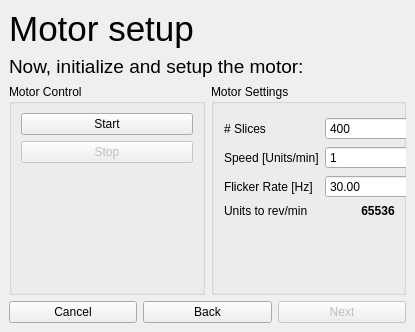
<?xml version="1.0" encoding="UTF-8"?>
<ui version="4.0">
 <class>StackedWidget</class>
 <widget class="QStackedWidget" name="StackedWidget">
  <property name="geometry">
   <rect>
    <x>0</x>
    <y>0</y>
    <width>415</width>
    <height>332</height>
   </rect>
  </property>
  <property name="windowTitle">
   <string>Volvux Welcome Wizard</string>
  </property>
  <property name="currentIndex">
   <number>1</number>
  </property>
  <widget class="QWidget" name="pageProjector">
   <layout class="QGridLayout" name="gridLayout">
    <item row="0" column="0">
     <layout class="QVBoxLayout" name="verticalLayout_4">
      <item>
       <layout class="QVBoxLayout" name="verticalLayout_3">
        <item>
         <layout class="QHBoxLayout" name="horizontalLayout_3">
          <item>
           <widget class="QLabel" name="projectorTitleLabel">
            <property name="font">
             <font>
              <pointsize>26</pointsize>
             </font>
            </property>
            <property name="layoutDirection">
             <enum>Qt::LeftToRight</enum>
            </property>
            <property name="midLineWidth">
             <number>0</number>
            </property>
            <property name="text">
             <string>Projector setup</string>
            </property>
            <property name="textFormat">
             <enum>Qt::AutoText</enum>
            </property>
            <property name="alignment">
             <set>Qt::AlignCenter</set>
            </property>
           </widget>
          </item>
          <item>
           <spacer name="horizontalSpacer_2">
            <property name="orientation">
             <enum>Qt::Horizontal</enum>
            </property>
            <property name="sizeHint" stdset="0">
             <size>
              <width>40</width>
              <height>20</height>
             </size>
            </property>
           </spacer>
          </item>
         </layout>
        </item>
        <item>
         <widget class="QLabel" name="projectInstructionsLabel">
          <property name="font">
           <font>
            <pointsize>14</pointsize>
           </font>
          </property>
          <property name="text">
           <string>First, initialize and setup the projector:</string>
          </property>
         </widget>
        </item>
       </layout>
      </item>
      <item>
       <layout class="QVBoxLayout" name="verticalLayout_2">
        <item>
         <layout class="QHBoxLayout" name="horizontalLayout">
          <item>
           <widget class="QGroupBox" name="projectorControlGroupbox">
            <property name="title">
             <string>Projector Control</string>
            </property>
            <layout class="QVBoxLayout" name="verticalLayout">
             <item>
              <widget class="QPushButton" name="pushButtonProjectorInitialize">
               <property name="text">
                <string>Initialize projector</string>
               </property>
              </widget>
             </item>
             <item>
              <widget class="QPushButton" name="pushButtonProjectorRelease">
               <property name="enabled">
                <bool>false</bool>
               </property>
               <property name="text">
                <string>Release projector</string>
               </property>
              </widget>
             </item>
             <item>
              <spacer name="verticalSpacer">
               <property name="orientation">
                <enum>Qt::Vertical</enum>
               </property>
               <property name="sizeHint" stdset="0">
                <size>
                 <width>28</width>
                 <height>53</height>
                </size>
               </property>
              </spacer>
             </item>
            </layout>
           </widget>
          </item>
          <item>
           <widget class="QGroupBox" name="projectorSettingsGroupbox">
            <property name="toolTip">
             <string>&lt;html&gt;&lt;head/&gt;&lt;body&gt;&lt;p&gt;&lt;br/&gt;&lt;/p&gt;&lt;/body&gt;&lt;/html&gt;</string>
            </property>
            <property name="title">
             <string>Projector Settings</string>
            </property>
            <layout class="QFormLayout" name="formLayout">
             <item row="0" column="0">
              <widget class="QLabel" name="labelNumSlicesProjector">
               <property name="enabled">
                <bool>false</bool>
               </property>
               <property name="text">
                <string># Slices</string>
               </property>
              </widget>
             </item>
             <item row="0" column="1">
              <widget class="QSpinBox" name="spinBoxProjectorNSlices">
               <property name="enabled">
                <bool>false</bool>
               </property>
               <property name="minimum">
                <number>1</number>
               </property>
               <property name="maximum">
                <number>500</number>
               </property>
               <property name="value">
                <number>400</number>
               </property>
              </widget>
             </item>
             <item row="1" column="0">
              <widget class="QLabel" name="labelLEDCurrent">
               <property name="enabled">
                <bool>false</bool>
               </property>
               <property name="text">
                <string>LED current [mA]</string>
               </property>
              </widget>
             </item>
             <item row="1" column="1">
              <widget class="QSpinBox" name="spinBoxProjectorLEDcurrent">
               <property name="enabled">
                <bool>false</bool>
               </property>
               <property name="maximum">
                <number>15000</number>
               </property>
               <property name="singleStep">
                <number>100</number>
               </property>
               <property name="value">
                <number>2000</number>
               </property>
              </widget>
             </item>
             <item row="2" column="0">
              <widget class="QLabel" name="labelLEDpercentage">
               <property name="enabled">
                <bool>false</bool>
               </property>
               <property name="text">
                <string>LED percentage</string>
               </property>
              </widget>
             </item>
             <item row="2" column="1">
              <widget class="QDoubleSpinBox" name="doubleSpinBoxProjectorLEDpercentage">
               <property name="enabled">
                <bool>false</bool>
               </property>
               <property name="maximum">
                <double>100.000000000000000</double>
               </property>
               <property name="singleStep">
                <double>5.000000000000000</double>
               </property>
               <property name="value">
                <double>100.000000000000000</double>
               </property>
              </widget>
             </item>
             <item row="3" column="0">
              <widget class="QLabel" name="labelProjectorMicrosecPerFrame">
               <property name="enabled">
                <bool>false</bool>
               </property>
               <property name="text">
                <string>us per frame</string>
               </property>
              </widget>
             </item>
             <item row="3" column="1">
              <widget class="QSpinBox" name="spinBoxProjectorMicrosecondsPerFrame">
               <property name="enabled">
                <bool>false</bool>
               </property>
               <property name="minimum">
                <number>1</number>
               </property>
               <property name="maximum">
                <number>100000</number>
               </property>
              </widget>
             </item>
             <item row="4" column="1">
              <spacer name="verticalSpacer_2">
               <property name="orientation">
                <enum>Qt::Vertical</enum>
               </property>
               <property name="sizeHint" stdset="0">
                <size>
                 <width>70</width>
                 <height>14</height>
                </size>
               </property>
              </spacer>
             </item>
            </layout>
           </widget>
          </item>
         </layout>
        </item>
        <item>
         <layout class="QHBoxLayout" name="horizontalLayout_2">
          <item>
           <spacer name="horizontalSpacer">
            <property name="orientation">
             <enum>Qt::Horizontal</enum>
            </property>
            <property name="sizeHint" stdset="0">
             <size>
              <width>40</width>
              <height>20</height>
             </size>
            </property>
           </spacer>
          </item>
          <item>
           <widget class="QPushButton" name="pushButtonCancelProjector">
            <property name="text">
             <string>Cancel</string>
            </property>
           </widget>
          </item>
          <item>
           <widget class="QPushButton" name="pushButtonNextProjector">
            <property name="enabled">
             <bool>false</bool>
            </property>
            <property name="text">
             <string>Next</string>
            </property>
           </widget>
          </item>
         </layout>
        </item>
       </layout>
      </item>
     </layout>
    </item>
   </layout>
  </widget>
  <widget class="QWidget" name="pageMotor">
   <layout class="QGridLayout" name="gridLayout_2">
    <item row="0" column="0" colspan="2">
     <layout class="QVBoxLayout" name="verticalLayout_9">
      <item>
       <layout class="QVBoxLayout" name="verticalLayout_8">
        <item>
         <layout class="QVBoxLayout" name="verticalLayout_7">
          <item>
           <layout class="QHBoxLayout" name="horizontalLayout_5">
            <item>
             <widget class="QLabel" name="labelSMITitle">
              <property name="font">
               <font>
                <pointsize>26</pointsize>
               </font>
              </property>
              <property name="layoutDirection">
               <enum>Qt::LeftToRight</enum>
              </property>
              <property name="midLineWidth">
               <number>0</number>
              </property>
              <property name="text">
               <string>Motor setup</string>
              </property>
              <property name="textFormat">
               <enum>Qt::AutoText</enum>
              </property>
              <property name="alignment">
               <set>Qt::AlignCenter</set>
              </property>
             </widget>
            </item>
            <item>
             <spacer name="horizontalSpacer_5">
              <property name="orientation">
               <enum>Qt::Horizontal</enum>
              </property>
              <property name="sizeHint" stdset="0">
               <size>
                <width>40</width>
                <height>20</height>
               </size>
              </property>
             </spacer>
            </item>
           </layout>
          </item>
          <item>
           <widget class="QLabel" name="labelSMIInstructions">
            <property name="font">
             <font>
              <pointsize>14</pointsize>
             </font>
            </property>
            <property name="text">
             <string>Now, initialize and setup the motor:</string>
            </property>
           </widget>
          </item>
         </layout>
        </item>
        <item>
         <layout class="QHBoxLayout" name="horizontalLayout_4">
          <item>
           <widget class="QGroupBox" name="SMIControlGroupBox">
            <property name="title">
             <string>Motor Control</string>
            </property>
            <layout class="QVBoxLayout" name="verticalLayout_6">
             <item>
              <widget class="QPushButton" name="pushButtonMotorStart">
               <property name="text">
                <string>Start</string>
               </property>
              </widget>
             </item>
             <item>
              <widget class="QPushButton" name="pushButtonMotorStop">
               <property name="enabled">
                <bool>false</bool>
               </property>
               <property name="text">
                <string>Stop</string>
               </property>
              </widget>
             </item>
             <item>
              <spacer name="verticalSpacer_5">
               <property name="orientation">
                <enum>Qt::Vertical</enum>
               </property>
               <property name="sizeHint" stdset="0">
                <size>
                 <width>20</width>
                 <height>27</height>
                </size>
               </property>
              </spacer>
             </item>
            </layout>
           </widget>
          </item>
          <item>
           <widget class="QGroupBox" name="motorSettingsGroupBox">
            <property name="title">
             <string>Motor Settings</string>
            </property>
            <widget class="QWidget" name="layoutWidget">
             <property name="geometry">
              <rect>
               <x>13</x>
               <y>33</y>
               <width>207</width>
               <height>115</height>
              </rect>
             </property>
             <layout class="QFormLayout" name="formLayout_2">
              <item row="0" column="0">
               <widget class="QLabel" name="labelNumSlicesMotor">
                <property name="text">
                 <string># Slices</string>
                </property>
               </widget>
              </item>
              <item row="0" column="1">
               <widget class="QSpinBox" name="spinBoxMotorNSlices">
                <property name="enabled">
                 <bool>true</bool>
                </property>
                <property name="minimum">
                 <number>1</number>
                </property>
                <property name="maximum">
                 <number>500</number>
                </property>
                <property name="value">
                 <number>400</number>
                </property>
               </widget>
              </item>
              <item row="1" column="0">
               <widget class="QLabel" name="labelMotorSpeed">
                <property name="text">
                 <string>Speed [Units/min]</string>
                </property>
               </widget>
              </item>
              <item row="1" column="1">
               <widget class="QSpinBox" name="spinBoxMotorSpeed">
                <property name="enabled">
                 <bool>true</bool>
                </property>
                <property name="minimum">
                 <number>1</number>
                </property>
                <property name="maximum">
                 <number>999</number>
                </property>
                <property name="value">
                 <number>1</number>
                </property>
               </widget>
              </item>
              <item row="2" column="0">
               <widget class="QLabel" name="labelFlickerRate">
                <property name="text">
                 <string>Flicker Rate [Hz]</string>
                </property>
               </widget>
              </item>
              <item row="2" column="1">
               <widget class="QDoubleSpinBox" name="doubleSpinBoxMotorFlickerRate">
                <property name="enabled">
                 <bool>true</bool>
                </property>
                <property name="minimum">
                 <double>1.000000000000000</double>
                </property>
                <property name="maximum">
                 <double>300.000000000000000</double>
                </property>
                <property name="value">
                 <double>30.000000000000000</double>
                </property>
               </widget>
              </item>
              <item row="3" column="0">
               <widget class="QLabel" name="labelUnitsToRevMin">
                <property name="text">
                 <string>Units to rev/min</string>
                </property>
               </widget>
              </item>
              <item row="3" column="1">
               <widget class="QLabel" name="labelMotorDefaultUnitsToRevMin">
                <property name="font">
                 <font>
                  <weight>75</weight>
                  <bold>true</bold>
                 </font>
                </property>
                <property name="text">
                 <string>65536</string>
                </property>
                <property name="alignment">
                 <set>Qt::AlignCenter</set>
                </property>
               </widget>
              </item>
             </layout>
            </widget>
           </widget>
          </item>
         </layout>
        </item>
       </layout>
      </item>
      <item>
       <layout class="QHBoxLayout" name="horizontalLayout_7">
        <item>
         <widget class="QPushButton" name="pushButtonCancelMotor">
          <property name="text">
           <string>Cancel</string>
          </property>
         </widget>
        </item>
        <item>
         <widget class="QPushButton" name="pushButtonPreviousMotor">
          <property name="text">
           <string>Back</string>
          </property>
         </widget>
        </item>
        <item>
         <widget class="QPushButton" name="pushButtonNextMotor">
          <property name="enabled">
           <bool>false</bool>
          </property>
          <property name="text">
           <string>Next</string>
          </property>
         </widget>
        </item>
       </layout>
      </item>
     </layout>
    </item>
   </layout>
  </widget>
  <widget class="QWidget" name="pageCalibration">
   <layout class="QVBoxLayout" name="verticalLayout_10">
    <item>
     <widget class="QLabel" name="labelInstructrionCalibration">
      <property name="text">
       <string>Follow calibration procedure</string>
      </property>
     </widget>
    </item>
    <item>
     <widget class="VolvuxCalibrationWidget" name="volvuxCalibrationWidget" native="true"/>
    </item>
    <item>
     <layout class="QHBoxLayout" name="horizontalLayout_6">
      <item>
       <widget class="QPushButton" name="pushButtonCancelCalibration">
        <property name="text">
         <string>Cancel</string>
        </property>
       </widget>
      </item>
      <item>
       <widget class="QPushButton" name="pushButtonPreviousCalibration">
        <property name="text">
         <string>Back</string>
        </property>
       </widget>
      </item>
      <item>
       <widget class="QPushButton" name="pushButtonNextCalibration">
        <property name="text">
         <string>Next</string>
        </property>
       </widget>
      </item>
     </layout>
    </item>
   </layout>
  </widget>
  <widget class="QWidget" name="page">
   <layout class="QHBoxLayout" name="horizontalLayout_8"/>
  </widget>
 </widget>
 <customwidgets>
  <customwidget>
   <class>VolvuxCalibrationWidget</class>
   <extends>QWidget</extends>
   <header>VolvuxCalibrationWidget.h</header>
   <container>1</container>
  </customwidget>
 </customwidgets>
 <resources/>
 <connections/>
</ui>
